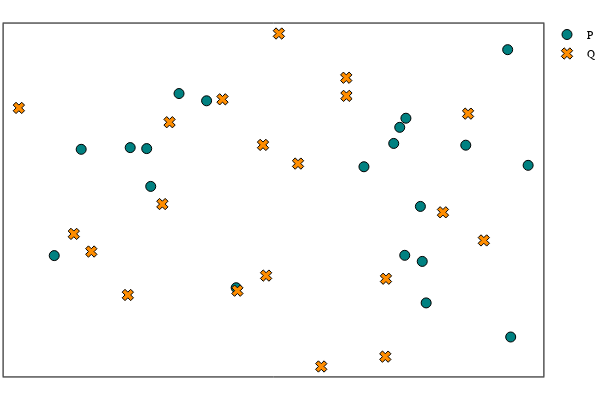

Here is the notebook cell this chart was saved with:
### Code cell
# plot points
plot_P_Q(P, Q)

### Figure 1 — Plotly figure (JSON) as saved in the notebook; plotly's stock layout.template omitted (floating-point values rounded to 4 significant figures)
{"data": [{"colorbar": {"title": ""}, "legendgroup": "P", "marker": {"color": "rgba(0, 129, 129, 1.000)", "line": {"color": "rgba(0, 0, 0, 1.000)", "width": 1}, "size": 10, "symbol": "circle"}, "mode": "markers", "name": "P", "showlegend": true, "type": "scatter", "x": [0.8381, -0.5812, -0.4191, -0.2451, 0.7461, -1.315, 0.5062, 0.6813, 0.849, -0.7712, -0.7477, -1.157, 1.369, 1.105, 1.351, 0.872, 0.7167, 0.7529, 1.472, -0.8683], "xaxis": "x1", "y": [-0.0562, 0.7874, 0.7333, -0.6641, -0.4218, -0.4239, 0.2403, 0.4145, -0.4674, 0.376, 0.09332, 0.3706, -1.032, 0.4015, 1.116, -0.7775, 0.5348, 0.603, 0.2508, 0.3834], "yaxis": "y1", "zmax": null, "zmin": null}, {"colorbar": {"title": ""}, "legendgroup": "Q", "marker": {"color": "rgba(255, 141, 0, 1.000)", "line": {"color": "rgba(0, 0, 0, 1.000)", "width": 1}, "size": 10, "symbol": "x"}, "mode": "markers", "name": "Q", "showlegend": true, "type": "scatter", "x": [-0.3256, 0.2551, 1.118, -0.06934, -1.523, 0.6356, -0.637, 0.005988, 0.4031, -0.08736, -1.2, -1.097, 0.6317, 0.9708, -0.8822, -0.6793, 1.211, 0.4021, -0.238, 0.1185], "xaxis": "x1", "y": [0.7443, -1.253, 0.6372, -0.5733, 0.68, -0.5968, 0.5731, 1.236, 0.7702, 0.4036, -0.2617, -0.3935, -1.179, -0.1002, -0.7182, -0.03868, -0.3106, 0.9057, -0.6861, 0.2638], "yaxis": "y1", "zmax": null, "zmin": null}], "layout": {"annotations": [], "height": 400, "legend": {"bgcolor": "rgba(255, 255, 255, 1.000)", "bordercolor": "rgba(0, 0, 0, 1.000)", "font": {"color": "rgba(0, 0, 0, 1.000)", "family": "sans-serif", "size": 11}, "tracegroupgap": 0, "x": 1, "y": 1}, "margin": {"b": 20, "l": 0, "r": 0, "t": 20}, "paper_bgcolor": "rgba(255, 255, 255, 1.000)", "plot_bgcolor": "rgba(255, 255, 255, 1.000)", "showlegend": true, "width": 600, "xaxis": {"anchor": "y1", "domain": [0.006562, 0.9934], "gridcolor": "rgba(0, 0, 0, 0.100)", "gridwidth": 0.5, "linecolor": "rgba(0, 0, 0, 1.000)", "mirror": true, "range": [-1.613, 1.561], "showgrid": true, "showline": true, "showticklabels": true, "tickangle": 0, "tickcolor": "rgb(0, 0, 0)", "tickfont": {"color": "rgba(0, 0, 0, 1.000)", "family": "sans-serif", "size": 11}, "tickmode": "array", "ticks": "inside", "ticktext": [], "tickvals": [], "title": "", "titlefont": {"color": "rgba(0, 0, 0, 1.000)", "family": "sans-serif", "size": 15}, "type": "-", "visible": true, "zeroline": false, "zerolinecolor": "rgba(0, 0, 0, 1.000)"}, "yaxis": {"anchor": "x1", "domain": [0.009843, 0.9902], "gridcolor": "rgba(0, 0, 0, 0.100)", "gridwidth": 0.5, "linecolor": "rgba(0, 0, 0, 1.000)", "mirror": true, "range": [-1.327, 1.311], "showgrid": true, "showline": true, "showticklabels": true, "tickangle": 0, "tickcolor": "rgb(0, 0, 0)", "tickfont": {"color": "rgba(0, 0, 0, 1.000)", "family": "sans-serif", "size": 11}, "tickmode": "array", "ticks": "inside", "ticktext": [], "tickvals": [], "title": "", "titlefont": {"color": "rgba(0, 0, 0, 1.000)", "family": "sans-serif", "size": 15}, "type": "-", "visible": true, "zeroline": false, "zerolinecolor": "rgba(0, 0, 0, 1.000)"}}}
